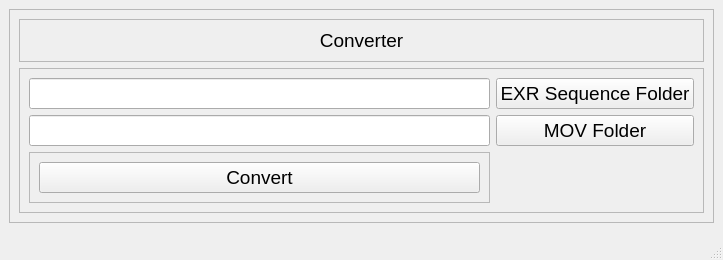
<?xml version="1.0" encoding="UTF-8"?>
<ui version="4.0">
 <class>MainAppWindow</class>
 <widget class="QMainWindow" name="MainAppWindow">
  <property name="geometry">
   <rect>
    <x>0</x>
    <y>0</y>
    <width>723</width>
    <height>252</height>
   </rect>
  </property>
  <property name="font">
   <font>
    <pointsize>14</pointsize>
   </font>
  </property>
  <property name="windowTitle">
   <string>Converter v0.1</string>
  </property>
  <widget class="QWidget" name="centralwidget">
   <layout class="QGridLayout" name="gridLayout">
    <item row="0" column="0">
     <widget class="QFrame" name="mainAppFrame">
      <property name="frameShape">
       <enum>QFrame::StyledPanel</enum>
      </property>
      <property name="frameShadow">
       <enum>QFrame::Raised</enum>
      </property>
      <layout class="QGridLayout" name="gridLayout_4">
       <item row="0" column="0">
        <widget class="QFrame" name="frame_2">
         <property name="maximumSize">
          <size>
           <width>16777215</width>
           <height>50</height>
          </size>
         </property>
         <property name="frameShape">
          <enum>QFrame::StyledPanel</enum>
         </property>
         <property name="frameShadow">
          <enum>QFrame::Raised</enum>
         </property>
         <layout class="QGridLayout" name="gridLayout_3">
          <item row="0" column="0">
           <widget class="QLabel" name="label">
            <property name="text">
             <string>Converter</string>
            </property>
            <property name="alignment">
             <set>Qt::AlignCenter</set>
            </property>
           </widget>
          </item>
         </layout>
        </widget>
       </item>
       <item row="1" column="0">
        <widget class="QFrame" name="frame_3">
         <property name="frameShape">
          <enum>QFrame::StyledPanel</enum>
         </property>
         <property name="frameShadow">
          <enum>QFrame::Raised</enum>
         </property>
         <layout class="QGridLayout" name="gridLayout_2">
          <item row="0" column="0">
           <widget class="QLineEdit" name="lineEdit"/>
          </item>
          <item row="0" column="1">
           <widget class="QPushButton" name="exrFolderButton">
            <property name="text">
             <string>EXR Sequence Folder</string>
            </property>
           </widget>
          </item>
          <item row="1" column="0">
           <widget class="QLineEdit" name="lineEdit_2"/>
          </item>
          <item row="1" column="1">
           <widget class="QPushButton" name="movFolderButton">
            <property name="text">
             <string>MOV Folder</string>
            </property>
           </widget>
          </item>
          <item row="2" column="0">
           <widget class="QFrame" name="frame_5">
            <property name="frameShape">
             <enum>QFrame::StyledPanel</enum>
            </property>
            <property name="frameShadow">
             <enum>QFrame::Raised</enum>
            </property>
            <layout class="QGridLayout" name="gridLayout_5">
             <item row="0" column="0">
              <widget class="QPushButton" name="conversionButton">
               <property name="text">
                <string>Convert</string>
               </property>
              </widget>
             </item>
            </layout>
           </widget>
          </item>
         </layout>
        </widget>
       </item>
      </layout>
     </widget>
    </item>
   </layout>
  </widget>
  <widget class="QStatusBar" name="statusbar"/>
 </widget>
 <resources/>
 <connections/>
</ui>
